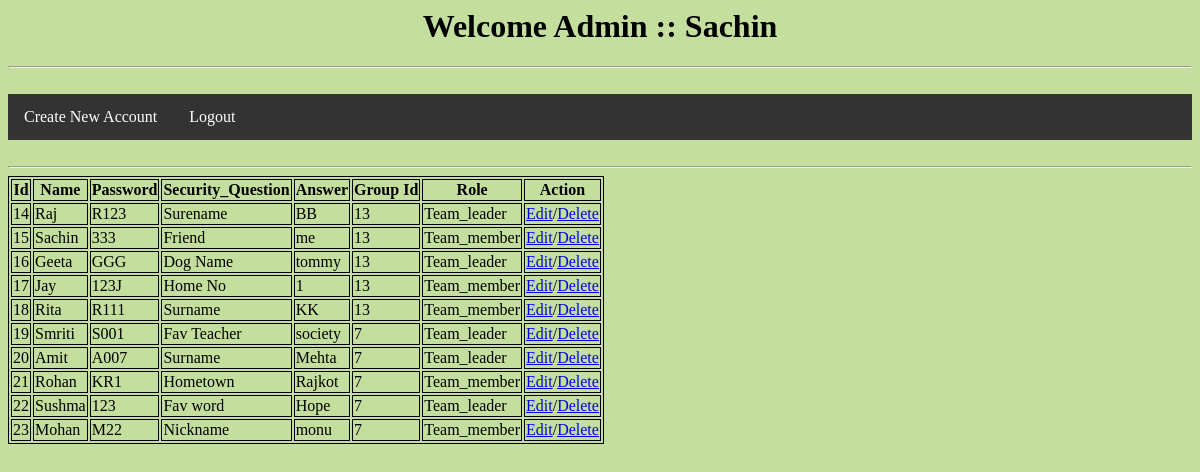
Page /admin_home.php (signed in) on the committed database.
### tables this page shows
CREATE TABLE `user` (
  `user_id` int(11) NOT NULL,
  `Username` varchar(120) NOT NULL,
  `Password` varchar(120) NOT NULL,
  `Security_Question` varchar(120) NOT NULL,
  `Answer` varchar(120) NOT NULL,
  `group_id` int(11) NOT NULL,
  `Role` varchar(240) NOT NULL
);

### admin_home.php (the view, shortened to what this page needs)
<?php
require_once('pdo.php');
?>
<?php
  $sql = 'select * from user';
  $stmt = $pdo->prepare($sql);
  $stmt->execute(array());
  $rows = $stmt->fetchAll(PDO::FETCH_ASSOC);
?>
<html>
    <head>
      <link href='style_file_1.css' rel="stylesheet">
    </head>
    <body style="background-color:#C4DF9D;">
          <div style='background-color:#C4DF9D;'class="card">
              <div class="card-body">
                  <center><h1>Welcome Admin :: <?=$_SESSION['admin_name']?></h1></center>
              </div>
          </div>
          <hr>
          <br>
          <ul>
              <li>
                  <a aria-current="page" href="create_new_account.php">Create New Account</a>
              </li>
              <li>
                  <a  aria-current="page" href="logout.php">Logout</a>
              </li>
          </ul>
          <br><hr>
          <div>
                <table>
                  <tr>
                    <th>Id</th><th>Name</th><th>Password</th><th>Security_Question</th><th>Answer</th><th>Group Id</th><th>Role</th><th>Action</th>
                  </tr>
                      <?php
                        foreach($rows as $row){
                          echo "<tr>";
                          echo "<td>".$row['user_id']."</td>";
                          echo "<td>".$row['Username']."</td>";
                          echo "<td>".$row['Password']."</td>";
                          echo "<td>".$row['Security_Question']."</td>";
                          echo "<td>".$row['Answer']."</td>";
                          echo "<td>".$row['group_id']."</td>";
                          echo "<td>".$row['Role']."</td>";
                          echo("<td>");
                          echo("<a href='edit_user.php?user_id=".$row['user_id']."'>");
                          echo("Edit</a>/");
                          echo("<a href='delete_user.php?user_id=".$row['user_id']."'>");
                          echo("Delete</a></td>");
                          echo "</tr>";
                        }
                      ?>
                </table>
          </div>
          <br>
    </body>
</html>

### style_file_1.css (style rules this page uses)
ul { list-style-type: none; margin: 0; padding: 0; overflow: hidden; background-color: #333; }
li { float: left; }
li a { display: block; color: white; text-align: center; padding: 14px 16px; text-decoration: none; }

### admin_home.php (style rules this page uses)
table, th, td { border:1px solid black; }

### rows in the picture
user: user_id "14", Username "Raj", Password "R123", Security_Question "Surename", Answer "BB", group "13", Role "Team_leader"
user: user_id "15", Username "Sachin", Password "333", Security_Question "Friend", Answer "me", group "13", Role "Team_member"
user: user_id "16", Username "Geeta", Password "GGG", Security_Question "Dog Name", Answer "tommy", group "13", Role "Team_leader"
user: user_id "17", Username "Jay", Password "123J", Security_Question "Home No", Answer "1", group "13", Role "Team_member"
user: user_id "18", Username "Rita", Password "R111", Security_Question "Surname", Answer "KK", group "13", Role "Team_member"
user: user_id "19", Username "Smriti", Password "S001", Security_Question "Fav Teacher", Answer "society", group "7", Role "Team_leader"
user: user_id "20", Username "Amit", Password "A007", Security_Question "Surname", Answer "Mehta", group "7", Role "Team_leader"
user: user_id "21", Username "Rohan", Password "KR1", Security_Question "Hometown", Answer "Rajkot", group "7", Role "Team_member"
user: user_id "22", Username "Sushma", Password "123", Security_Question "Fav word", Answer "Hope", group "7", Role "Team_leader"
user: user_id "23", Username "Mohan", Password "M22", Security_Question "Nickname", Answer "monu", group "7", Role "Team_member"

### other values in the picture
$_SESSION['admin_name'] "Sachin"
